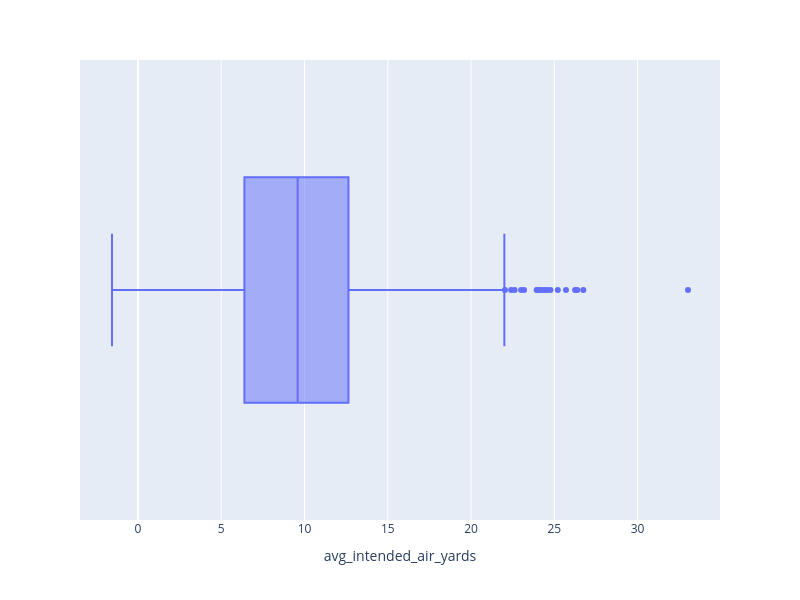

Notebook cell for this chart:
### Code cell
# distribution plots of yards per target and intended air yards
fig = px.box(recStats, x="avg_intended_air_yards")
fig.update_layout(width = 800, height = 600)
fig

### Figure 1 — Plotly figure (JSON) as saved in the notebook; plotly's stock layout.template omitted (floating-point values rounded to 4 significant figures; data arrays with more than 128 entries replaced by an {"elided": "..."} marker saying what was removed)
{"data": [{"alignmentgroup": "True", "hovertemplate": "avg_intended_air_yards=%{x}<extra></extra>", "legendgroup": "", "marker": {"color": "#636efa"}, "name": "", "notched": false, "offsetgroup": "", "orientation": "h", "showlegend": false, "type": "box", "x": {"elided": "1275 float values"}, "x0": " ", "xaxis": "x", "y0": " ", "yaxis": "y"}], "layout": {"boxmode": "group", "height": 600, "legend": {"tracegroupgap": 0}, "margin": {"t": 60}, "width": 800, "xaxis": {"anchor": "y", "domain": [0, 1], "title": {"text": "avg_intended_air_yards"}}, "yaxis": {"anchor": "x", "domain": [0, 1]}}}
